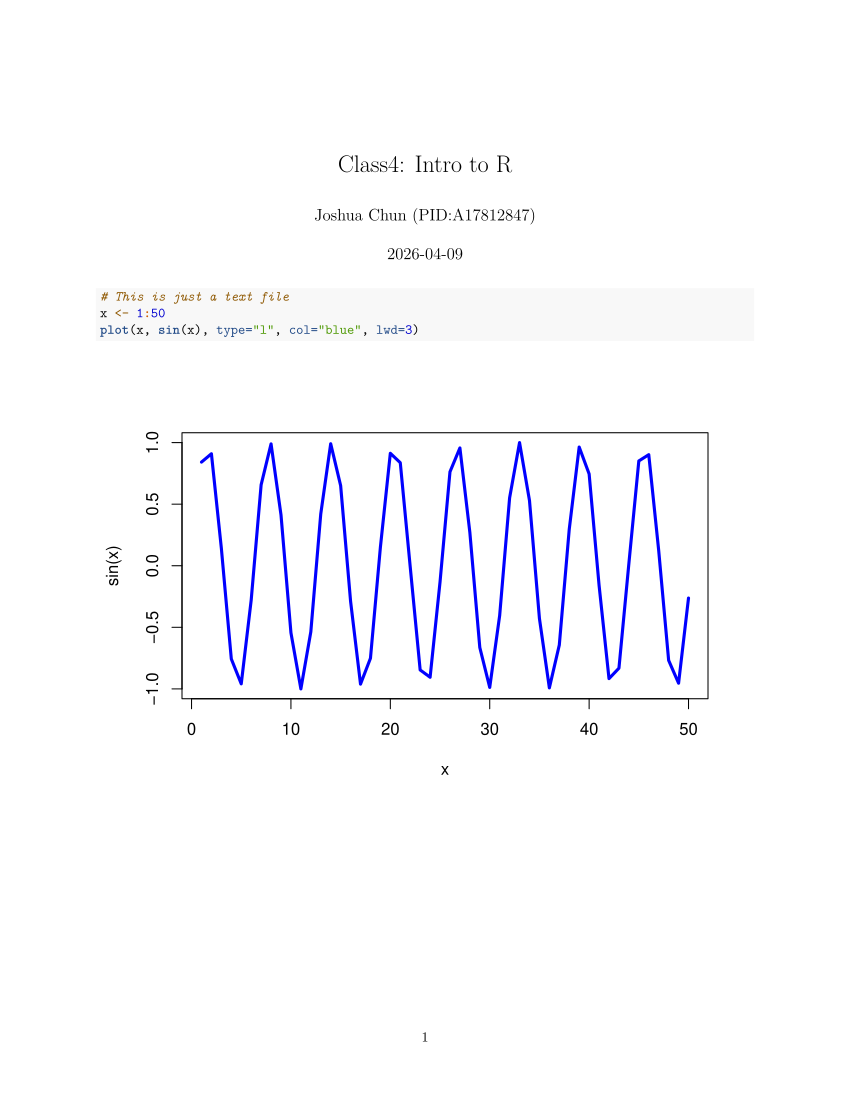

This figure's R source:
#' ---
#' title: "Class4: Intro to R"
#' author: "Joshua Chun (PID:A17812847)"
#' ---

# This is just a text file
x <- 1:50
plot(x, sin(x), type="l", col="blue", lwd=3)
